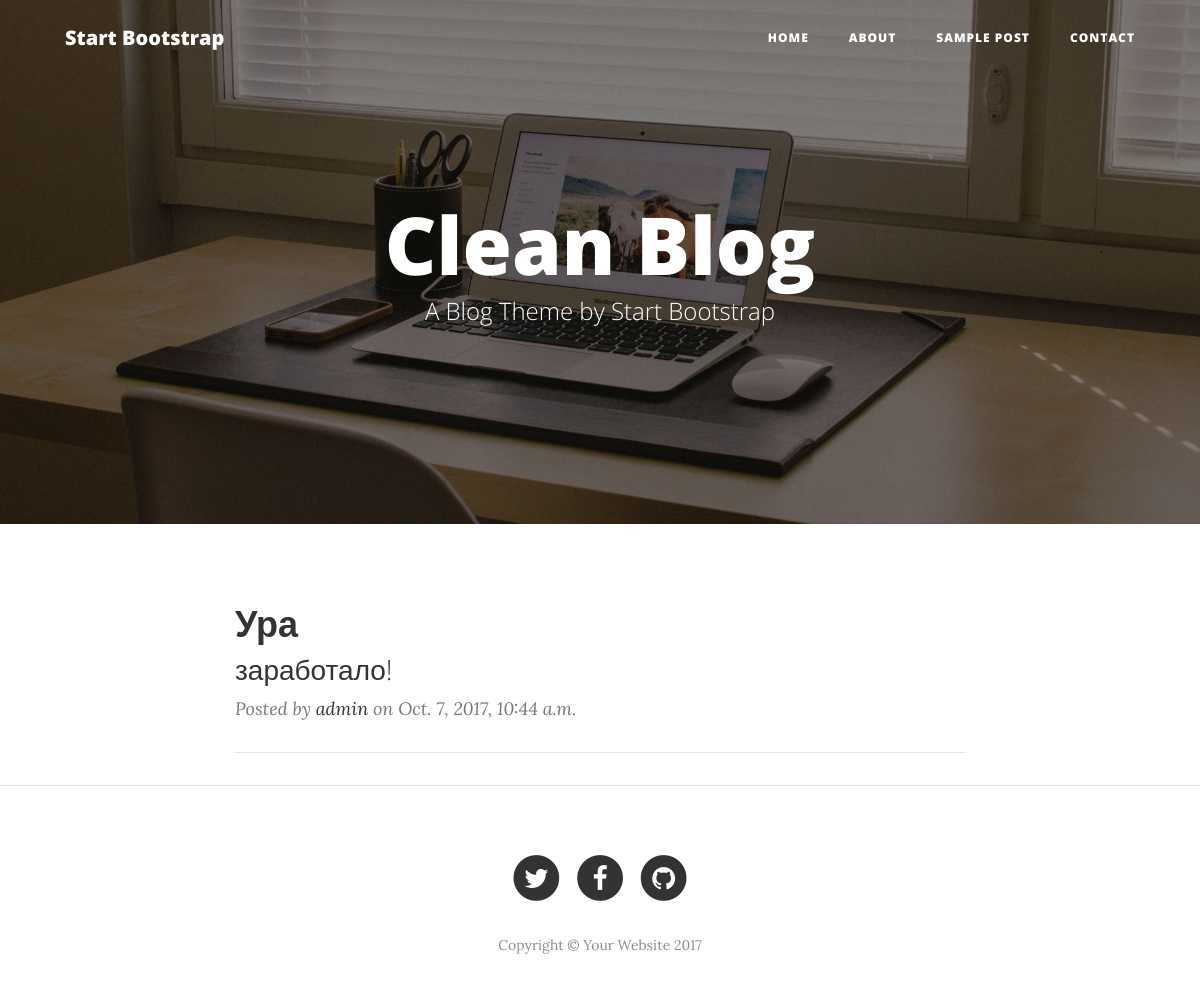
Screenshot of /posts/detail/1/ with the database file from the repository.
### posts/models.py (models this page shows, shortened)
class Post(models.Model):
    author = models.ForeignKey('auth.User')
    title = models.CharField(max_length=200)
    text = models.TextField()
    created_date = models.DateTimeField(auto_now_add=True)
    published_date = models.DateTimeField(blank=True, null=True)

### posts/views.py (the view)
# urls.py: url(r'^posts/detail/(?P<pk>\d+)/$', PostDetail.as_view(), name='post_detail'),
class PostDetail(DetailView):
    model = Post
    template_name = 'detail.html'
    context_object_name = 'post'

### templates/detail.html
{% extends 'base.html' %}
{% block first_text %}
    <div class="post-preview">
        <a href="post.html">
            <h2 class="post-title">
                {{ post.title }}
            </h2>
            <h3 class="post-subtitle">
                {{ post.text }}
            </h3>
        </a>
        <p class="post-meta">Posted by
            <a href="#">{{ post.author }}</a>
            on {{ post.created_date }}</p>
    </div>
    <hr>
{% endblock %}

### rows the page displays
Post: title "Ура", text "заработало!", author "admin", created_date "Oct. 7, 2017, 10:44 a.m."
